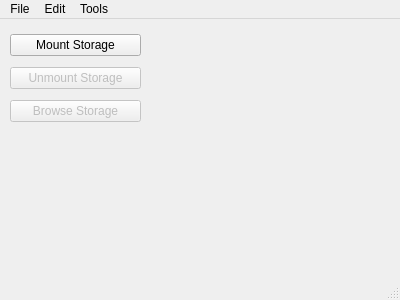
<?xml version="1.0" encoding="UTF-8"?>
<ui version="4.0">
 <class>MainWindow</class>
 <widget class="QMainWindow" name="MainWindow">
  <property name="geometry">
   <rect>
    <x>0</x>
    <y>0</y>
    <width>400</width>
    <height>300</height>
   </rect>
  </property>
  <property name="minimumSize">
   <size>
    <width>400</width>
    <height>300</height>
   </size>
  </property>
  <property name="maximumSize">
   <size>
    <width>400</width>
    <height>300</height>
   </size>
  </property>
  <property name="windowTitle">
   <string>Andromeda</string>
  </property>
  <widget class="QWidget" name="centralwidget">
   <widget class="QWidget" name="verticalLayoutWidget">
    <property name="geometry">
     <rect>
      <x>10</x>
      <y>10</y>
      <width>131</width>
      <height>101</height>
     </rect>
    </property>
    <layout class="QVBoxLayout" name="verticalLayout">
     <item>
      <widget class="QPushButton" name="buttonMount">
       <property name="text">
        <string>Mount Storage</string>
       </property>
      </widget>
     </item>
     <item>
      <widget class="QPushButton" name="buttonUnmount">
       <property name="enabled">
        <bool>false</bool>
       </property>
       <property name="text">
        <string>Unmount Storage</string>
       </property>
      </widget>
     </item>
     <item>
      <widget class="QPushButton" name="buttonBrowse">
       <property name="enabled">
        <bool>false</bool>
       </property>
       <property name="text">
        <string>Browse Storage</string>
       </property>
      </widget>
     </item>
    </layout>
   </widget>
  </widget>
  <widget class="QMenuBar" name="menubar">
   <property name="geometry">
    <rect>
     <x>0</x>
     <y>0</y>
     <width>400</width>
     <height>21</height>
    </rect>
   </property>
   <widget class="QMenu" name="menuFile">
    <property name="title">
     <string>File</string>
    </property>
    <addaction name="actionExit"/>
   </widget>
   <widget class="QMenu" name="menuEdit">
    <property name="title">
     <string>Edit</string>
    </property>
    <addaction name="actionAdd_Account"/>
    <addaction name="actionRemove_Account"/>
   </widget>
   <widget class="QMenu" name="menuTools">
    <property name="title">
     <string>Tools</string>
    </property>
    <addaction name="actionMount_Storage"/>
    <addaction name="actionUnmount_Storage"/>
    <addaction name="actionBrowse_Storage"/>
   </widget>
   <addaction name="menuFile"/>
   <addaction name="menuEdit"/>
   <addaction name="menuTools"/>
  </widget>
  <widget class="QStatusBar" name="statusbar"/>
  <action name="actionExit">
   <property name="text">
    <string>Exit</string>
   </property>
   <property name="shortcut">
    <string>Ctrl+Q</string>
   </property>
  </action>
  <action name="actionAdd_Account">
   <property name="text">
    <string>Add Account</string>
   </property>
   <property name="shortcut">
    <string>Ctrl+A</string>
   </property>
  </action>
  <action name="actionRemove_Account">
   <property name="text">
    <string>Remove Account</string>
   </property>
  </action>
  <action name="actionMount_Storage">
   <property name="text">
    <string>Mount Storage</string>
   </property>
   <property name="shortcut">
    <string>Ctrl+M</string>
   </property>
  </action>
  <action name="actionUnmount_Storage">
   <property name="text">
    <string>Unmount Storage</string>
   </property>
   <property name="shortcut">
    <string>Ctrl+U</string>
   </property>
  </action>
  <action name="actionBrowse_Storage">
   <property name="text">
    <string>Browse Storage</string>
   </property>
   <property name="shortcut">
    <string>Ctrl+O</string>
   </property>
  </action>
 </widget>
 <tabstops>
  <tabstop>buttonMount</tabstop>
  <tabstop>buttonUnmount</tabstop>
  <tabstop>buttonBrowse</tabstop>
 </tabstops>
 <resources/>
 <connections>
  <connection>
   <sender>actionExit</sender>
   <signal>triggered()</signal>
   <receiver>MainWindow</receiver>
   <slot>close()</slot>
   <hints>
    <hint type="sourcelabel">
     <x>-1</x>
     <y>-1</y>
    </hint>
    <hint type="destinationlabel">
     <x>399</x>
     <y>299</y>
    </hint>
   </hints>
  </connection>
  <connection>
   <sender>buttonMount</sender>
   <signal>clicked()</signal>
   <receiver>MainWindow</receiver>
   <slot>Mount()</slot>
   <hints>
    <hint type="sourcelabel">
     <x>129</x>
     <y>58</y>
    </hint>
    <hint type="destinationlabel">
     <x>399</x>
     <y>299</y>
    </hint>
   </hints>
  </connection>
  <connection>
   <sender>buttonUnmount</sender>
   <signal>clicked()</signal>
   <receiver>MainWindow</receiver>
   <slot>Unmount()</slot>
   <hints>
    <hint type="sourcelabel">
     <x>129</x>
     <y>91</y>
    </hint>
    <hint type="destinationlabel">
     <x>399</x>
     <y>299</y>
    </hint>
   </hints>
  </connection>
  <connection>
   <sender>buttonBrowse</sender>
   <signal>clicked()</signal>
   <receiver>MainWindow</receiver>
   <slot>Browse()</slot>
   <hints>
    <hint type="sourcelabel">
     <x>80</x>
     <y>112</y>
    </hint>
    <hint type="destinationlabel">
     <x>199</x>
     <y>149</y>
    </hint>
   </hints>
  </connection>
  <connection>
   <sender>actionAdd_Account</sender>
   <signal>triggered()</signal>
   <receiver>MainWindow</receiver>
   <slot>AddAccount()</slot>
   <hints>
    <hint type="sourcelabel">
     <x>-1</x>
     <y>-1</y>
    </hint>
    <hint type="destinationlabel">
     <x>199</x>
     <y>149</y>
    </hint>
   </hints>
  </connection>
  <connection>
   <sender>actionRemove_Account</sender>
   <signal>triggered()</signal>
   <receiver>MainWindow</receiver>
   <slot>RemoveAccount()</slot>
   <hints>
    <hint type="sourcelabel">
     <x>-1</x>
     <y>-1</y>
    </hint>
    <hint type="destinationlabel">
     <x>199</x>
     <y>149</y>
    </hint>
   </hints>
  </connection>
  <connection>
   <sender>actionMount_Storage</sender>
   <signal>triggered()</signal>
   <receiver>buttonMount</receiver>
   <slot>click()</slot>
   <hints>
    <hint type="sourcelabel">
     <x>-1</x>
     <y>-1</y>
    </hint>
    <hint type="destinationlabel">
     <x>70</x>
     <y>46</y>
    </hint>
   </hints>
  </connection>
  <connection>
   <sender>actionUnmount_Storage</sender>
   <signal>triggered()</signal>
   <receiver>buttonUnmount</receiver>
   <slot>click()</slot>
   <hints>
    <hint type="sourcelabel">
     <x>-1</x>
     <y>-1</y>
    </hint>
    <hint type="destinationlabel">
     <x>70</x>
     <y>79</y>
    </hint>
   </hints>
  </connection>
  <connection>
   <sender>actionBrowse_Storage</sender>
   <signal>triggered()</signal>
   <receiver>buttonBrowse</receiver>
   <slot>click()</slot>
   <hints>
    <hint type="sourcelabel">
     <x>-1</x>
     <y>-1</y>
    </hint>
    <hint type="destinationlabel">
     <x>70</x>
     <y>112</y>
    </hint>
   </hints>
  </connection>
 </connections>
 <slots>
  <slot>Mount()</slot>
  <slot>Unmount()</slot>
  <slot>Browse()</slot>
  <slot>AddAccount()</slot>
  <slot>RemoveAccount()</slot>
 </slots>
</ui>
